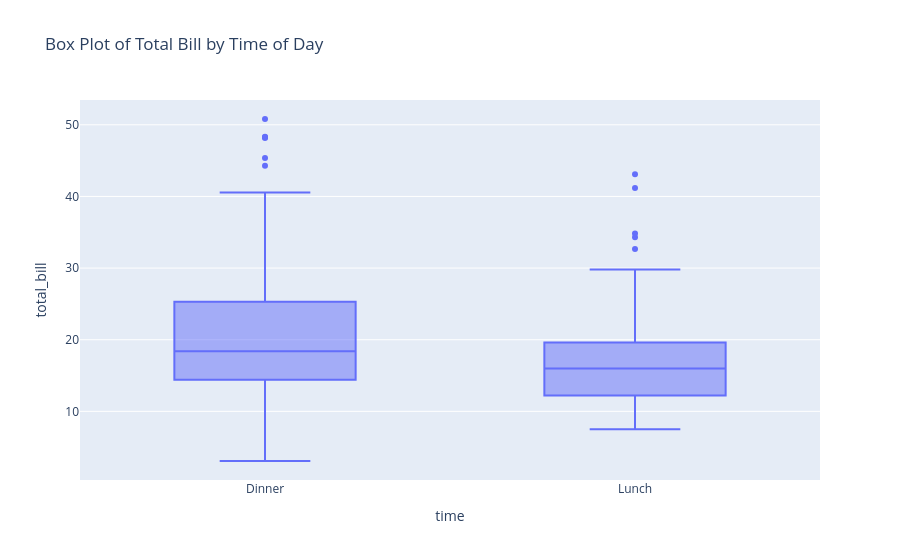

This figure's notebook cell:
### Code cell
# Box plot for 'total_bill' grouped by 'time' (Lunch or Dinner)
px.box(tips, x='time', y='total_bill', title='Box Plot of Total Bill by Time of Day')

### Figure 1 — Plotly figure (JSON) as saved in the notebook; plotly's stock layout.template omitted (floating-point values rounded to 4 significant figures; data arrays with more than 128 entries replaced by an {"elided": "..."} marker saying what was removed)
{"data": [{"alignmentgroup": "True", "hovertemplate": "time=%{x}<br>total_bill=%{y}<extra></extra>", "legendgroup": "", "marker": {"color": "#636efa"}, "name": "", "notched": false, "offsetgroup": "", "orientation": "v", "showlegend": false, "type": "box", "x": {"elided": "244 str values"}, "x0": " ", "xaxis": "x", "y": {"elided": "244 float values"}, "y0": " ", "yaxis": "y"}], "layout": {"boxmode": "group", "legend": {"tracegroupgap": 0}, "title": {"text": "Box Plot of Total Bill by Time of Day"}, "xaxis": {"anchor": "y", "domain": [0, 1], "title": {"text": "time"}}, "yaxis": {"anchor": "x", "domain": [0, 1], "title": {"text": "total_bill"}}}}
